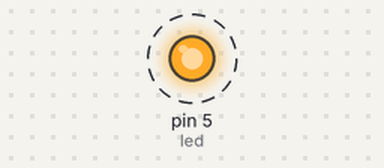
Bench run of a sketch on a simulated Arduino Uno, built with avr-gcc and run on an emulated ATmega328P. Shown: output pins drawn as LEDs (lit = HIGH). Dashed ring = blinking.

Above: at 0.2 s.
Timing chart, 0 to 3.0 s (numbered marks = the images above):
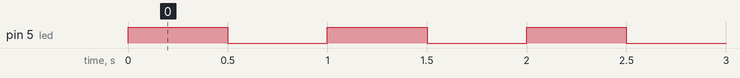

Measured:
- by itself, pin 5 (led): alternates HIGH for 0.50 s and LOW for 0.50 s

The sketch:

ledcontrol_nodemcu.ino
```cpp
int led = 5 ;

void setup() {
  // put your setup code here, to run once:

pinMode(led,OUTPUT);

digitalWrite(led,LOW);

}

void loop() {
  // put your main code here, to run repeatedly:

    digitalWrite(led,HIGH);
    delay(500);
    digitalWrite(led,LOW);
    delay(500);


}
```
